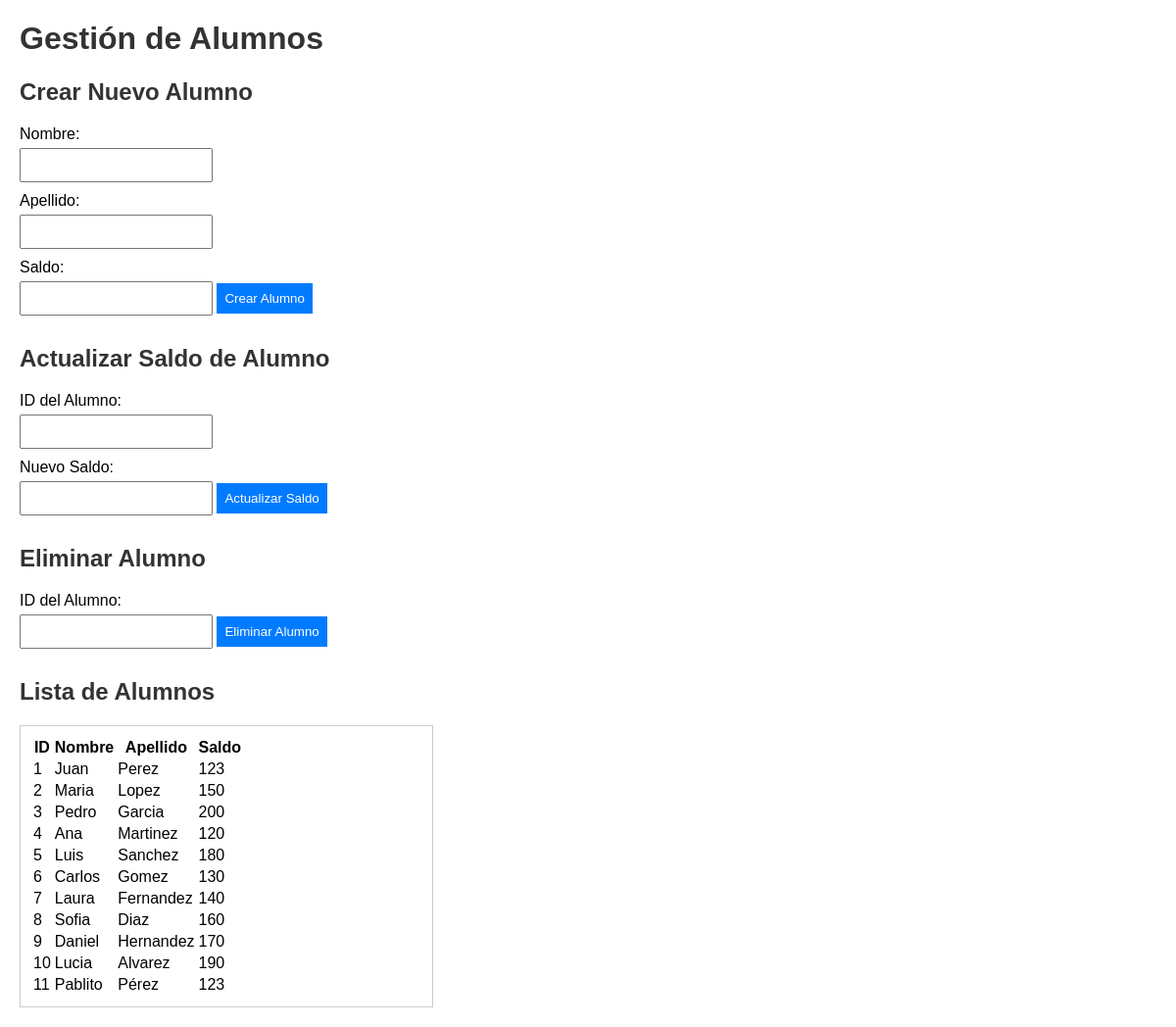
The page / on the database its author committed.
### tables this page shows
CREATE TABLE `alumnos` (
  `id` int NOT NULL AUTO_INCREMENT,
  `nombre` varchar(50) NOT NULL,
  `apellido` varchar(50) NOT NULL,
  `saldo` int NOT NULL,
  PRIMARY KEY (`id`)
);

### index.php (the view, shortened to what this page needs)
<?php
class GestionAlumnos {
    private $conexion;
    public function __construct($conexion) {
        $this->conexion = $conexion;
    }
    public function obtenerTodosLosAlumnos() {
        $alumnos = array();
        $result = $this->conexion->query("SELECT id, nombre, apellido, saldo FROM alumnos");
        while ($alumno = $result->fetch_assoc()) {
            $alumnos[] = $alumno;
        }
        return $alumnos;
    }
}
$conexion = new mysqli("localhost", "root", "1234", "campamento");
$gestionAlumnos = new GestionAlumnos($conexion);
?>
<!DOCTYPE html>
<html lang="es">
<head>
    <link rel="stylesheet" href="./css/styles.css">
</head>
<body>
    <h1>Gestión de Alumnos</h1>
    <h2>Crear Nuevo Alumno</h2>
    <form id="formCrearAlumno" action="procesar_alumno.php" method="POST">
        <label for="nombre">Nombre:</label>
        <input type="text" id="nombre" name="nombre" required>
        <label for="apellido">Apellido:</label>
        <input type="text" id="apellido" name="apellido" required>
        <label for="saldo">Saldo:</label>
        <input type="number" id="saldo" name="saldo" required>
        <button type="submit">Crear Alumno</button>
    </form>
    <h2>Actualizar Saldo de Alumno</h2>
    <form id="formActualizarSaldo" action="procesar_alumno.php" method="POST">
        <label for="idActualizar">ID del Alumno:</label>
        <input type="number" id="idActualizar" name="idActualizar" required>
        <label for="nuevoSaldo">Nuevo Saldo:</label>
        <input type="number" id="nuevoSaldo" name="nuevoSaldo" required>
        <button type="submit">Actualizar Saldo</button>
    </form>
    <h2>Eliminar Alumno</h2>
    <form id="formEliminarAlumno" action="procesar_alumno.php" method="POST">
        <label for="idEliminar">ID del Alumno:</label>
        <input type="number" id="idEliminar" name="idEliminar" required>
        <button type="submit">Eliminar Alumno</button>
    </form>
    <h2>Lista de Alumnos</h2>
    <div id="listaAlumnos">
        <?php
        $alumnos = $gestionAlumnos->obtenerTodosLosAlumnos();
        if (!empty($alumnos)) {
            echo "<table>";
            echo "<tr><th>ID</th><th>Nombre</th><th>Apellido</th><th>Saldo</th></tr>";
            foreach ($alumnos as $alumno) {
                echo "<tr>";
                echo "<td>" . $alumno["id"] . "</td>";
                echo "<td>" . $alumno["nombre"] . "</td>";
                echo "<td>" . $alumno["apellido"] . "</td>";
                echo "<td>" . $alumno["saldo"] . "</td>";
                echo "</tr>";
            }
            echo "</table>";
        } else {
            echo "No se encontraron alumnos.";
        }
        ?>
    </div>
</body>
</html>

### css/styles.css (style rules this page uses)
body { font-family: Arial, sans-serif; margin: 20px; }
h1, h2 { color: #333; }
form { margin-bottom: 20px; }
label { display: block; margin-bottom: 5px; }
input[type="text"], input[type="number"], button { padding: 8px; margin-bottom: 10px; }
button { background-color: #007bff; color: #fff; border: none; cursor: pointer; }
#listaAlumnos { border: 1px solid #ccc; padding: 10px; max-width: 400px; }

### rows shown on the page
alumnos: id "1", nombre "Juan", apellido "Perez", saldo "123"
alumnos: id "2", nombre "Maria", apellido "Lopez", saldo "150"
alumnos: id "3", nombre "Pedro", apellido "Garcia", saldo "200"
alumnos: id "4", nombre "Ana", apellido "Martinez", saldo "120"
alumnos: id "5", nombre "Luis", apellido "Sanchez", saldo "180"
alumnos: id "6", nombre "Carlos", apellido "Gomez", saldo "130"
alumnos: id "7", nombre "Laura", apellido "Fernandez", saldo "140"
alumnos: id "8", nombre "Sofia", apellido "Diaz", saldo "160"
alumnos: id "9", nombre "Daniel", apellido "Hernandez", saldo "170"
alumnos: id "10", nombre "Lucia", apellido "Alvarez", saldo "190"
alumnos: id "11", nombre "Pablito", apellido "Pérez", saldo "123"
